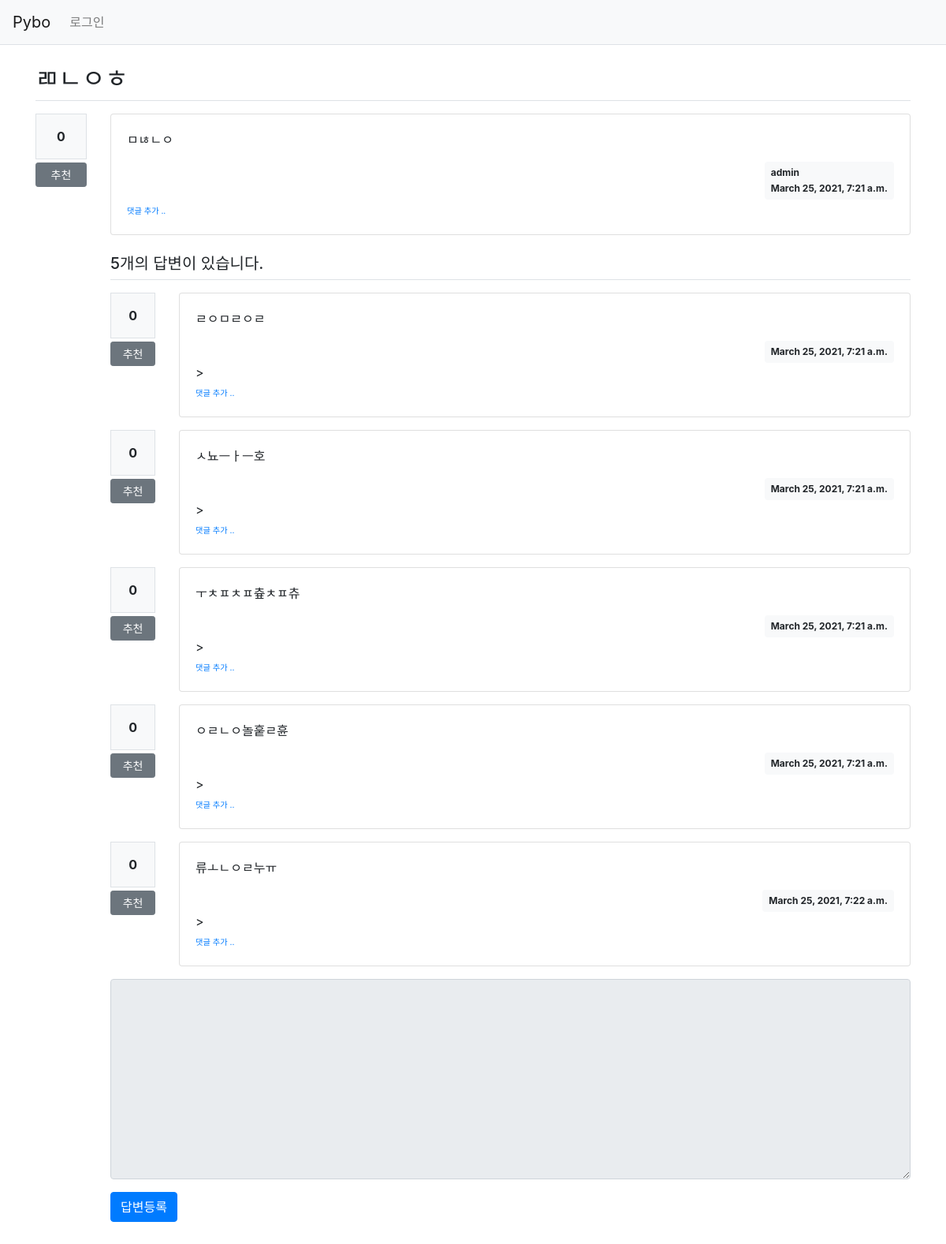
The app's page /pybo/319/ with its own data.
### pybo/models.py (models this page shows, shortened)
class Question(models.Model):
    subject = models.CharField(max_length=200)
    content = models.TextField()
    create_date = models.DateTimeField()
    author = models.ForeignKey(User, on_delete=models.CASCADE, related_name='author_question')
    modify_date = models.DateTimeField(null=True, blank=True)
    voter = models.ManyToManyField(User, related_name='voter_question')

class Answer(models.Model):
    question = models.ForeignKey(Question, on_delete = models.CASCADE)
    content = models.TextField()
    create_date = models.DateTimeField()
    author = models.ForeignKey(User, on_delete=models.CASCADE, related_name='author_answer')
    voter = models.ManyToManyField(User, related_name='voter_answer')

### pybo/views/base_views.py (the view)
def detail(request, question_id):
    question = get_object_or_404(Question, pk = question_id)
    context = {'question': question}
    return render(request, 'pybo/question_detail.html', context)

### pybo/templatetags/pybo_filter.py (called while the page is built)
@register.filter()
def mark(value):
    extensions = ["nl2br", "fenced_code"]
    return mark_safe(markdown.markdown(value, extensions=extensions))

### templates/pybo/question_detail.html (shortened to what this page needs)
{% extends 'base.html'%}
{% load pybo_filter %}
{% block content %}
<div class="container my-3">
    <h2 class="border-bottom py-2">{{ question.subject }}</h2>
    <div class="row my-3">
        <div class="col-1">
            <div class="bg-light text-center p-3 border font-weight-bolder mb-1">{{question.voter.count}}</div>
            <a href="#" data-uri="{% url 'pybo:vote_question' question.id  %}"
               class="recommend btn btn-sm btn-secondary btn-block my-1">추천</a>
        </div>
        <div class="col-11">
            <div class="card">
                <div class="card-body">
                    <div class="card-text">{{ question.content|mark }}</div>
                    <div class="d-flex justify-content-end">
                    <div class="badge badge-light p-2 text-left">
                        <div class="mb-2">{{ question.author.username }}</div>
                        <div>{{ question.create_date }}</div>
                    </div>
                </div>
                <div>
                    <a href="{% url 'pybo:comment_create_question' question.id  %}"
                    class="small"><small>댓글 추가 ..</small></a>
                </div>
        </div>
    </div>
    <h5 class="border-bottom my-3 py-2">{{question.answer_set.count}}개의 답변이 있습니다.</h5>
    {% for answer in question.answer_set.all %}
    <div class="row my-3">
        <div class="col-1">
            <div class="bg-light text-center p-3 border font-weight-bolder mb-1">{{answer.voter.count}}</div>
            <a href="#" data-uri="{% url 'pybo:vote_answer' answer.id  %}"
                class="recommend btn btn-sm btn-secondary btn-block my-1">추천</a>
        </div>
        <div class="col-11">
            <div class="card">
                <div class="card-body">
                    <div class="card-text">{{ answer.content|mark }}</div>
                    <div class="d-flex justify-content-end">
                        <div class="badge badge-light p-2">
                            {{ answer.create_date }}
                        </div>
                    </div>
                    >
                    <div>
                        <a href="{% url 'pybo:comment_create_answer' answer.id  %}"
                        class="small"><small>댓글 추가 ..</small></a>
                    </div>
                </div>
            </div>
        </div>
    </div>
    {% endfor %}
    <form action="{% url 'pybo:answer_create' question.id %}" method="post" class="my-3">
        <div class="form-group">
            <textarea {% if not user.is_authenticated %}disabled{% endif %}
                name="content" id="content" class="form-control" rows="10"></textarea>
        </div>
        <input type="submit" value="답변등록" class="btn btn-primary">
    </form>
</div>
{% endblock %}

### records on screen
Question: subject "ㄻㄴㅇㅎ", voter.count "0", content|mark "ㅁㄶㄴㅇ", author.username "admin", create_date "March 25, 2021, 7:21 a.m.", answer_set.count "5"
Answer: voter.count "0", content|mark "ㄹㅇㅁㄹㅇㄹ", create_date "March 25, 2021, 7:21 a.m."
Answer: voter.count "0", content|mark "ㅅ뇨ㅡㅏㅡ호", create_date "March 25, 2021, 7:21 a.m."
Answer: voter.count "0", content|mark "ㅜㅊㅍㅊㅍ츞ㅊㅍ츄", create_date "March 25, 2021, 7:21 a.m."
Answer: voter.count "0", content|mark "ㅇㄹㄴㅇ놀훝ㄹ휸", create_date "March 25, 2021, 7:21 a.m."
Answer: voter.count "0", content|mark "류ㅗㄴㅇㄹ누ㅠ", create_date "March 25, 2021, 7:22 a.m."
